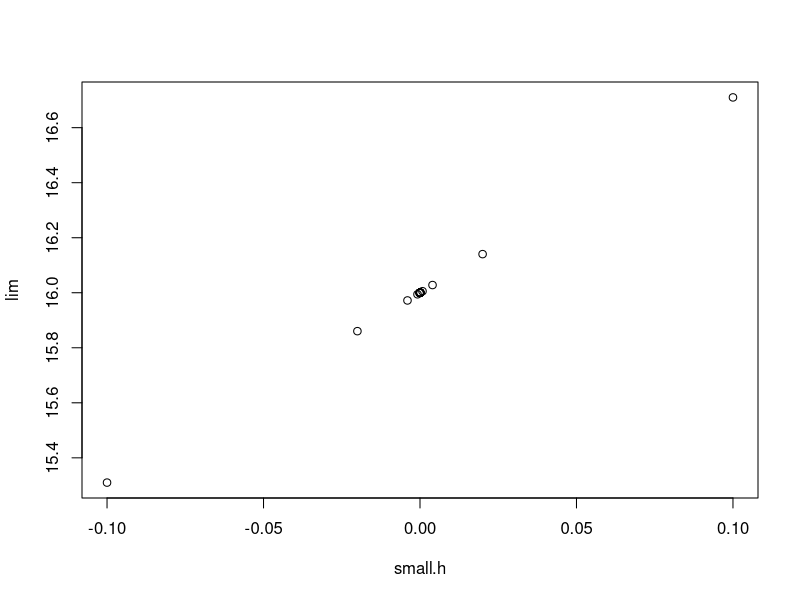
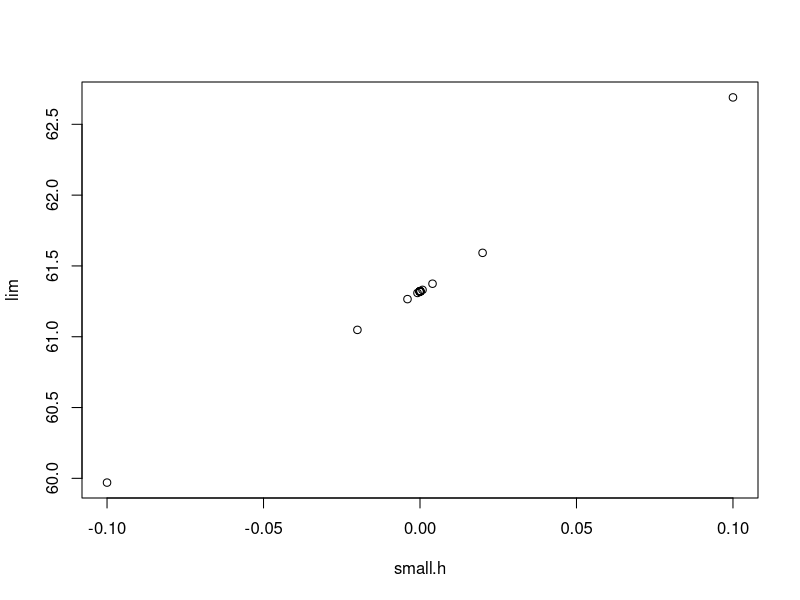
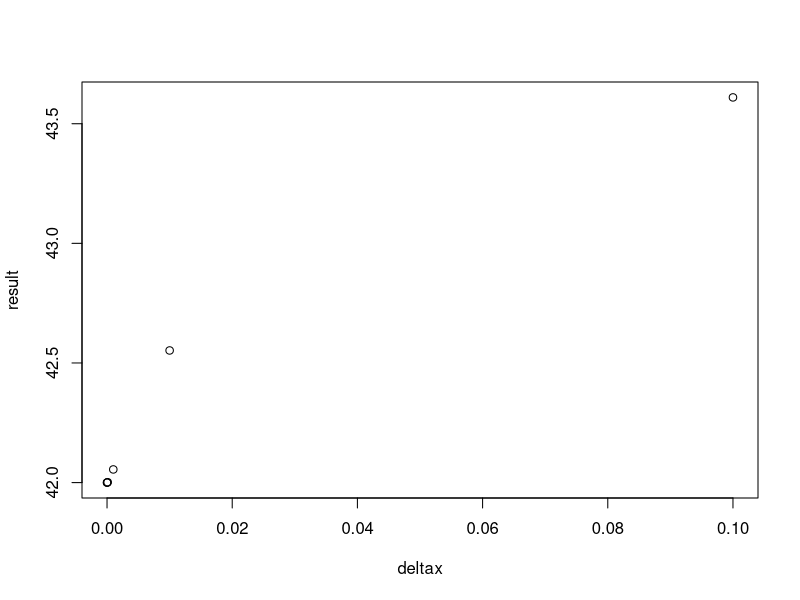

Generate these figures, in order, with R:
## ---- chunk 1

fofx <- function(a){
  f <- a^2 +a^3
  return(f)
}
limatx <- function(x){
  lim <- c()
  small.h <- c()
  h <- .1
  # limit of f as h--> 0
  while (h > .000000001){
    lim <- c((fofx(x+h)-fofx(x))/h, lim, (fofx(x-h)-fofx(x))/-h) # 0 from right
    small.h <- c(h, small.h, -h)  #  
    h <- h/5
  }
  r <- data.frame(small.h, lim)
  return(r)
}
## ---- chunk 2
x <- 2
vals <- limatx(x)
df <- round(vals[1,2],6)
## ---- chunk 3
summary(vals)
## ---- chunk 4
head(vals,5)
## ---- chunk 5
tail(vals,5)
## ---- chunk 6
plot(vals)
## ---- chunk 7
summary(limatx(4.2))
## ---- chunk 8
plot(limatx(4.2))
## ---- chunk 9

fofx2 <- function(a){
  f <- 3 * a^2 + 4 * a
  return(f)
}
limatx2 <- function(a,b,dx){  #where a is begining of interval, dx is interval
  int <- b - a #size of total interval
  lim <- 0
  x <- a
  if(dx < int){
    while ( x < b){
      lim <- fofx2(x + dx) * dx + lim
      x <- x + dx
    }
  }
 return(lim)
}
v <- c(1:6)
deltax <- 1/10^v

i = 1
result <- c()

while(i < 7){
  result <- c(result,limatx2(1,3,deltax[i]))
  i<- i +1
}
conv <- round(result[6],0)
dfint <- data.frame(deltax,result)
## ---- chunk 10
dfint
## ---- chunk 11
plot(dfint)
